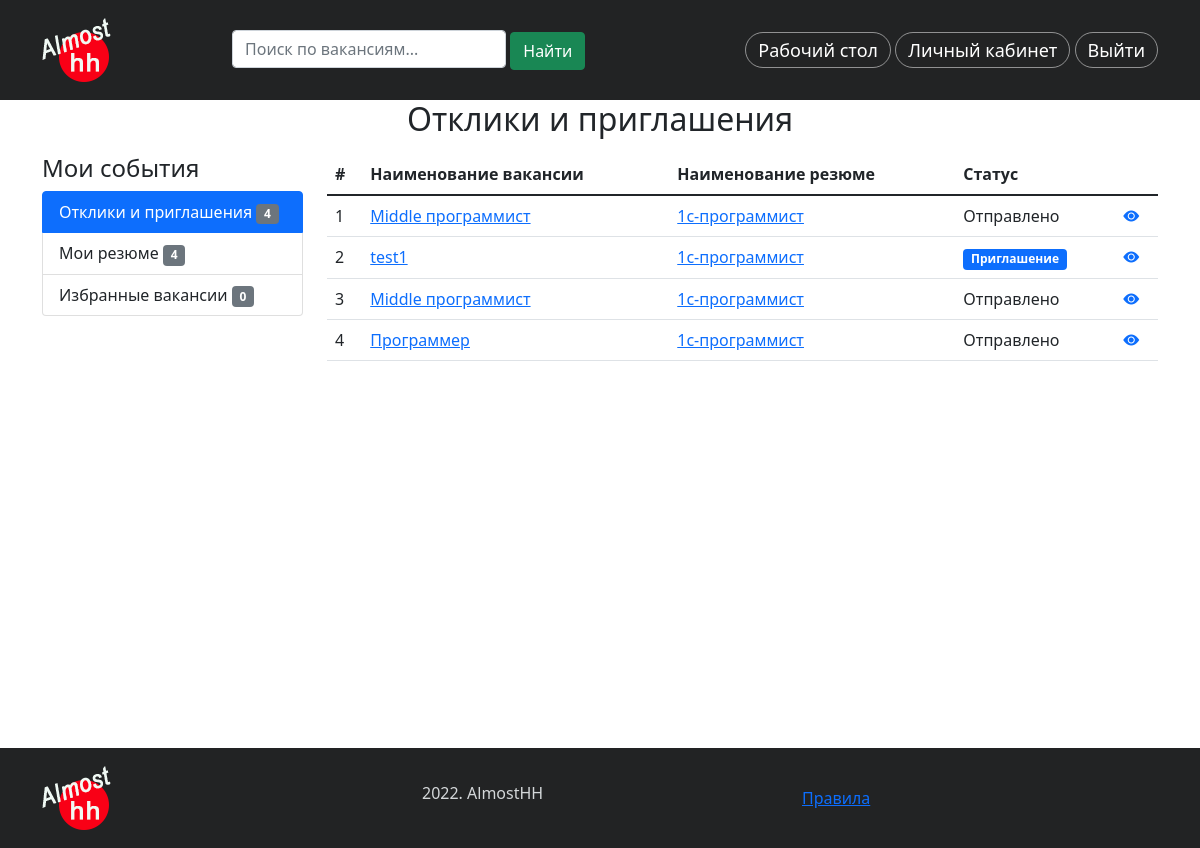
The app's page /portal/feedback-and-suggestion/ (signed in) with its own data.
### portal/models.py (models this page shows, shortened)
class FeedbackAndSuggestion(models.Model):
    STATUS_CHOICES = (
        ('send', 'Отправлено'),
        ('viewed', 'Просмотрено'),
        ('invite', 'Приглашение'),
        ('failure', 'Отказ'),
    )
    vacancy = models.ForeignKey(Vacancy, on_delete=models.CASCADE,
                                related_name='suggestions', verbose_name='Вакансия')
    resume = models.ForeignKey(Resume, on_delete=models.CASCADE,
                               related_name='feedbacks', verbose_name='Резюме')
    status = models.CharField(max_length=15, choices=STATUS_CHOICES,
                              verbose_name='Статус', default='send')

class Vacancy(models.Model):
    STATUS_CHOICES = (
        ('draft', 'Черновик'),
        ('send', 'Отправлено'),
        ('published', 'Опубликовано'),
        ('rework', 'На доработку'),
    )
    title = models.CharField(max_length=100, verbose_name='Наименование')
    slug = models.SlugField(max_length=100, verbose_name='Слаг')
    salary = models.CharField(max_length=150, verbose_name='Зарплата')
    company = models.ForeignKey(CompanyCard, on_delete=models.CASCADE,
                                verbose_name='Компания',
                                related_name='vacancies')
    description = models.TextField(verbose_name='Описание вакансии')
    address = models.CharField(max_length=200, verbose_name='Адрес вакансии')
    publish = models.DateTimeField(default=timezone.now)
    created = models.DateTimeField(auto_now_add=True)
    updated = models.DateTimeField(auto_now=True)
    comment = models.TextField(verbose_name='Комментарий', blank=True)
    status = models.CharField(max_length=15, choices=STATUS_CHOICES,
                              default='draft',
                              verbose_name='Статус')
    resumes = models.ManyToManyField('Resume', through='FeedbackAndSuggestion',
                                     through_fields=('vacancy', 'resume'),
                                     related_name='vacancies')

class Resume(models.Model):
    STATUS_CHOICES = (
        ('draft', 'Черновик'),
        ('send', 'Отправлено'),
        ('published', 'Опубликовано'),
        ('rework', 'На доработку'),
    )
    title = models.CharField(max_length=100,
                             verbose_name='Наименование вакансии')
    slug = models.SlugField(max_length=100, verbose_name='Слаг')
    salary = models.CharField(max_length=150, verbose_name='Зарплата')
    user = models.ForeignKey(User, on_delete=models.CASCADE,
                             verbose_name='Пользователь',
                             related_name='resumes')
    employment = models.CharField(max_length=150, verbose_name='Занятость')
    schedule = models.CharField(max_length=150, verbose_name='График работы')
    about_me = models.TextField(verbose_name='Обо мне')
    education = models.TextField(verbose_name='Образование')
    language = models.CharField(max_length=200, verbose_name='Знание языков')
    citizenship = models.CharField(max_length=50, verbose_name='Гражданство')
    publish = models.DateTimeField(default=timezone.now)
    created = models.DateTimeField(auto_now_add=True)
    updated = models.DateTimeField(auto_now=True)
    comment = models.TextField(verbose_name='Комментарий', blank=True)
    status = models.CharField(max_length=15, choices=STATUS_CHOICES,
                              default='draft',
                              verbose_name='Статус')

### portal/views.py (the view)
# urls.py: path('feedback-and-suggestion/', views.feedback_list, name='feedback_list'),
@login_required()
def feedback_list(request):
    if request.user.has_perm('portal.add_resume'):
        feedbacks = FeedbackAndSuggestion.objects.filter(
            resume__user=request.user)
    else:
        feedbacks = FeedbackAndSuggestion.objects.filter(
            vacancy__company__user=request.user)
    return render(request, 'portal/account/feedback_list.html',
                  {'feedbacks': feedbacks, 'left_menu': 'feed'})

### portal/templatetags/portal_tags.py (called while the page is built)
@register.simple_tag
def total_resumes(user):
    return Resume.objects.filter(user=user).count()

@register.simple_tag
def total_feeds(user):
    if user.has_perm('portal.add_resume'):
        return FeedbackAndSuggestion.objects.filter(resume__user=user).count()
    else:
        return FeedbackAndSuggestion.objects.filter(
            vacancy__company__user=user).count()

### portal/templates/portal/account/feedback_list.html (shortened to what this page needs)
{% extends "news/base.html" %}
{% block content %}
<div class="container">
    <div class="row">
        <div class="col text-center">
            <h1 class="mb-3">Отклики и приглашения </h1>
        </div>
    </div>
    <div class="row">
        <div class="col-3">
            <div class="left-menu">
                    {% include 'portal/account/includes/dashboard_menu.html' %}
            </div>
        </div>
        <div class="col-9">
            <div class="feedback">
                <table class="table">
                    <thead>
                        <tr>
                            <th>#</th>
                            <th>Наименование вакансии</th>
                            <th>Наименование резюме</th>
                            <th>Статус</th>
                        </tr>
                    </thead>
                    <tbody>
                        {% for feedback in feedbacks %}
                        <tr>
                            <td>{{ forloop.counter }}</td>
                            <td><a href="{% url 'portal:vacancy_detail' feedback.vacancy.id %}">{{ feedback.vacancy.title }}</a></td>
                            <td><a href="{% url 'portal:resume_detail' feedback.resume.id %}">{{ feedback.resume.title }}</a></td>
                            {% if feedback.status == 'failure' %}
                            <td><span class="badge bg-danger">{{ feedback.get_status_display }}</span></td>
                            {% elif feedback.status == 'invite' %}
                            <td><span class="badge bg-primary">{{ feedback.get_status_display }}</span></td>
                            {% else %}
                            <td>{{ feedback.get_status_display }}</td>
                            {% endif %}
                            <td><a href="{% url 'portal:feedback_detail' feedback.id %}"><i class="bi bi-eye-fill"></i></a></td>
                        </tr>
                        {% empty %}
                        <h5>Пока еще не добавлено ни одного Отклика или приглашения</h5>
                        {% endfor %}
                    </tbody>
                </table>
            </div>
        </div>
    </div>
</div>
{% endblock %}

### portal/templates/portal/account/includes/dashboard_menu.html (shortened to what this page needs)
{% load portal_tags %}
<h4>Мои события</h4>
<div class="list-group">
    <a href="{% url 'portal:feedback_list' %}" class="list-group-item list-group-item-action {% if left_menu == 'feed' %} active {% endif %}">Отклики и приглашения <span class="badge bg-secondary">{% total_feeds request.user %}</span></a>
    {% if perms.portal.change_profile %}
    <a href="{% url 'portal:my_resumes' %}" class="list-group-item list-group-item-action {% if left_menu == 'my_resumes' %} active {% endif %}">Мои резюме <span class="badge bg-secondary">{% total_resumes request.user %}</span></a>
    <a href="{% url 'favorites:favorites_list' %}" id="favorites" class="list-group-item list-group-item-action {% if left_menu == 'favs' %} active {% endif %}">Избранные вакансии <span class="badge bg-secondary"> 0 </span></a>
    {% endif %}
</div>

### news/static/news/css/news.css (style rules this page uses)
h1 { font-size: 2.0rem; }

### records on screen
FeedbackAndSuggestion: vacancy "Middle программист", resume "1с-программист", status "Отправлено"
FeedbackAndSuggestion: vacancy "test1", resume "1с-программист", status "Приглашение"
FeedbackAndSuggestion: vacancy "Middle программист", resume "1с-программист", status "Отправлено"
FeedbackAndSuggestion: vacancy "Программер", resume "1с-программист", status "Отправлено"
